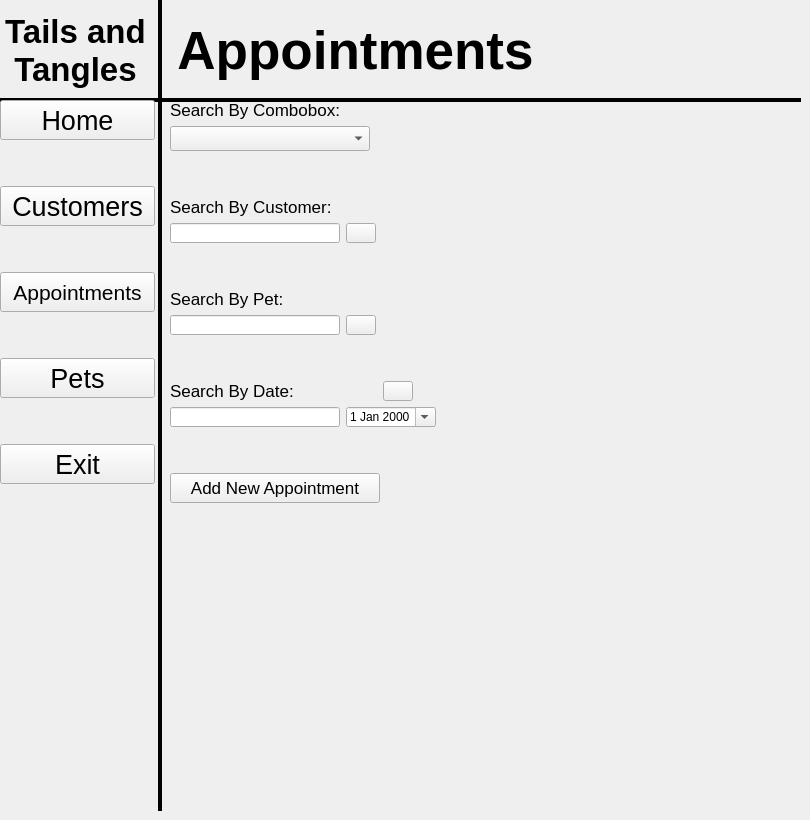
   <widget class="QWidget" name="Appointments1">
    <widget class="QStackedWidget" name="stackedWidget_2">
     <property name="geometry">
      <rect>
       <x>0</x>
       <y>0</y>
       <width>801</width>
       <height>811</height>
      </rect>
     </property>
     <widget class="QWidget" name="Home_2">
      <widget class="Line" name="line_3">
       <property name="geometry">
        <rect>
         <x>-10</x>
         <y>70</y>
         <width>931</width>
         <height>61</height>
        </rect>
       </property>
       <property name="frameShadow">
        <enum>QFrame::Plain</enum>
       </property>
       <property name="lineWidth">
        <number>4</number>
       </property>
       <property name="orientation">
        <enum>Qt::Horizontal</enum>
       </property>
      </widget>
      <widget class="Line" name="line_4">
       <property name="geometry">
        <rect>
         <x>150</x>
         <y>-150</y>
         <width>20</width>
         <height>1051</height>
        </rect>
       </property>
       <property name="frameShadow">
        <enum>QFrame::Plain</enum>
       </property>
       <property name="lineWidth">
        <number>4</number>
       </property>
       <property name="orientation">
        <enum>Qt::Vertical</enum>
       </property>
      </widget>
      <widget class="QLabel" name="label_2">
       <property name="geometry">
        <rect>
         <x>0</x>
         <y>10</y>
         <width>151</width>
         <height>81</height>
        </rect>
       </property>
       <property name="font">
        <font>
         <pointsize>25</pointsize>
         <weight>75</weight>
         <bold>true</bold>
        </font>
       </property>
       <property name="text">
        <string>Tails and Tangles</string>
       </property>
       <property name="alignment">
        <set>Qt::AlignCenter</set>
       </property>
       <property name="wordWrap">
        <bool>true</bool>
       </property>
      </widget>
      <widget class="QWidget" name="layoutWidget">
       <property name="geometry">
        <rect>
         <x>0</x>
         <y>100</y>
         <width>159</width>
         <height>678</height>
        </rect>
       </property>
       <layout class="QVBoxLayout" name="verticalLayout_3">
        <item>
         <layout class="QVBoxLayout" name="verticalLayout_4">
          <item>
           <widget class="QPushButton" name="HomeButton_AppointmentsPage1">
            <property name="minimumSize">
             <size>
              <width>155</width>
              <height>40</height>
             </size>
            </property>
            <property name="maximumSize">
             <size>
              <width>155</width>
              <height>40</height>
             </size>
            </property>
            <property name="font">
             <font>
              <pointsize>20</pointsize>
              <weight>50</weight>
              <bold>false</bold>
             </font>
            </property>
            <property name="text">
             <string>Home</string>
            </property>
           </widget>
          </item>
          <item>
           <spacer name="verticalSpacer_7">
            <property name="orientation">
             <enum>Qt::Vertical</enum>
            </property>
            <property name="sizeHint" stdset="0">
             <size>
              <width>20</width>
              <height>40</height>
             </size>
            </property>
           </spacer>
          </item>
          <item>
           <widget class="QPushButton" name="CustomersButton_AppointmentsPage1">
            <property name="minimumSize">
             <size>
              <width>155</width>
              <height>40</height>
             </size>
            </property>
            <property name="maximumSize">
             <size>
              <width>155</width>
              <height>40</height>
             </size>
            </property>
            <property name="font">
             <font>
              <pointsize>20</pointsize>
              <weight>50</weight>
              <bold>false</bold>
             </font>
            </property>
            <property name="text">
             <string>Customers</string>
            </property>
           </widget>
          </item>
          <item>
           <spacer name="verticalSpacer_8">
            <property name="orientation">
             <enum>Qt::Vertical</enum>
            </property>
            <property name="sizeHint" stdset="0">
             <size>
              <width>20</width>
              <height>40</height>
             </size>
            </property>
           </spacer>
          </item>
          <item>
           <widget class="QPushButton" name="AppointmentButton_AppointmentsPage1">
            <property name="minimumSize">
             <size>
              <width>155</width>
              <height>40</height>
             </size>
            </property>
            <property name="maximumSize">
             <size>
              <width>155</width>
              <height>40</height>
             </size>
            </property>
            <property name="font">
             <font>
              <pointsize>16</pointsize>
              <weight>50</weight>
              <bold>false</bold>
             </font>
            </property>
            <property name="text">
             <string>Appointments</string>
            </property>
           </widget>
          </item>
          <item>
           <spacer name="verticalSpacer_9">
            <property name="orientation">
             <enum>Qt::Vertical</enum>
            </property>
            <property name="sizeHint" stdset="0">
             <size>
              <width>20</width>
              <height>40</height>
             </size>
            </property>
           </spacer>
          </item>
          <item>
           <widget class="QPushButton" name="PetsButton_AppointmentsPage1">
            <property name="minimumSize">
             <size>
              <width>155</width>
              <height>40</height>
             </size>
            </property>
            <property name="maximumSize">
             <size>
              <width>155</width>
              <height>40</height>
             </size>
            </property>
            <property name="font">
             <font>
              <pointsize>20</pointsize>
              <weight>50</weight>
              <bold>false</bold>
             </font>
            </property>
            <property name="text">
             <string>Pets</string>
            </property>
           </widget>
          </item>
          <item>
           <spacer name="verticalSpacer_10">
            <property name="orientation">
             <enum>Qt::Vertical</enum>
            </property>
            <property name="sizeHint" stdset="0">
             <size>
              <width>20</width>
              <height>40</height>
             </size>
            </property>
           </spacer>
          </item>
          <item>
           <widget class="QPushButton" name="ExitButton_AppointmentsPage1">
            <property name="minimumSize">
             <size>
              <width>155</width>
              <height>40</height>
             </size>
            </property>
            <property name="maximumSize">
             <size>
              <width>155</width>
              <height>40</height>
             </size>
            </property>
            <property name="font">
             <font>
              <pointsize>20</pointsize>
              <weight>50</weight>
              <bold>false</bold>
             </font>
            </property>
            <property name="text">
             <string>Exit</string>
            </property>
           </widget>
          </item>
         </layout>
        </item>
        <item>
         <spacer name="verticalSpacer_11">
          <property name="orientation">
           <enum>Qt::Vertical</enum>
          </property>
          <property name="sizeHint" stdset="0">
           <size>
            <width>20</width>
            <height>40</height>
           </size>
          </property>
         </spacer>
        </item>
       </layout>
      </widget>
      <widget class="QLabel" name="label_7">
       <property name="geometry">
        <rect>
         <x>160</x>
         <y>10</y>
         <width>391</width>
         <height>81</height>
        </rect>
       </property>
       <property name="font">
        <font>
         <pointsize>40</pointsize>
         <weight>75</weight>
         <bold>true</bold>
        </font>
       </property>
       <property name="text">
        <string>Appointments</string>
       </property>
       <property name="alignment">
        <set>Qt::AlignCenter</set>
       </property>
       <property name="wordWrap">
        <bool>true</bool>
       </property>
      </widget>
      <widget class="QWidget" name="layoutWidget_3">
       <property name="geometry">
        <rect>
         <x>170</x>
         <y>100</y>
         <width>281</width>
         <height>541</height>
        </rect>
       </property>
       <layout class="QVBoxLayout" name="verticalLayout_20">
        <property name="sizeConstraint">
         <enum>QLayout::SetMinAndMaxSize</enum>
        </property>
        <item>
         <layout class="QVBoxLayout" name="verticalLayout_21">
          <item>
           <layout class="QVBoxLayout" name="verticalLayout_22">
            <item>
             <widget class="QLabel" name="label_16">
              <property name="minimumSize">
               <size>
                <width>170</width>
                <height>20</height>
               </size>
              </property>
              <property name="maximumSize">
               <size>
                <width>170</width>
                <height>20</height>
               </size>
              </property>
              <property name="font">
               <font>
                <pointsize>13</pointsize>
               </font>
              </property>
              <property name="text">
               <string>Search By Combobox:</string>
              </property>
             </widget>
            </item>
            <item>
             <layout class="QHBoxLayout" name="horizontalLayout_7">
              <item>
               <widget class="QComboBox" name="SearchAppointmentComboBox">
                <property name="minimumSize">
                 <size>
                  <width>200</width>
                  <height>25</height>
                 </size>
                </property>
                <property name="maximumSize">
                 <size>
                  <width>200</width>
                  <height>25</height>
                 </size>
                </property>
                <property name="font">
                 <font>
                  <pointsize>11</pointsize>
                 </font>
                </property>
               </widget>
              </item>
              <item>
               <spacer name="horizontalSpacer_5">
                <property name="orientation">
                 <enum>Qt::Horizontal</enum>
                </property>
                <property name="sizeHint" stdset="0">
                 <size>
                  <width>40</width>
                  <height>20</height>
                 </size>
                </property>
               </spacer>
              </item>
             </layout>
            </item>
           </layout>
          </item>
          <item>
           <layout class="QHBoxLayout" name="horizontalLayout_8">
            <item>
             <layout class="QVBoxLayout" name="verticalLayout_23">
              <item>
               <spacer name="verticalSpacer_37">
                <property name="orientation">
                 <enum>Qt::Vertical</enum>
                </property>
                <property name="sizeHint" stdset="0">
                 <size>
                  <width>20</width>
                  <height>40</height>
                 </size>
                </property>
               </spacer>
              </item>
              <item>
               <widget class="QLabel" name="label_17">
                <property name="minimumSize">
                 <size>
                  <width>170</width>
                  <height>20</height>
                 </size>
                </property>
                <property name="maximumSize">
                 <size>
                  <width>170</width>
                  <height>20</height>
                 </size>
                </property>
                <property name="font">
                 <font>
                  <pointsize>13</pointsize>
                 </font>
                </property>
                <property name="text">
                 <string>Search By Customer:</string>
                </property>
               </widget>
              </item>
              <item>
               <widget class="QLineEdit" name="SearchByCustomerLineEdit">
                <property name="minimumSize">
                 <size>
                  <width>170</width>
                  <height>20</height>
                 </size>
                </property>
                <property name="maximumSize">
                 <size>
                  <width>170</width>
                  <height>20</height>
                 </size>
                </property>
                <property name="font">
                 <font>
                  <pointsize>12</pointsize>
                 </font>
                </property>
               </widget>
              </item>
             </layout>
            </item>
            <item>
             <layout class="QVBoxLayout" name="verticalLayout_24">
              <item>
               <spacer name="verticalSpacer_29">
                <property name="orientation">
                 <enum>Qt::Vertical</enum>
                </property>
                <property name="sizeHint" stdset="0">
                 <size>
                  <width>20</width>
                  <height>40</height>
                 </size>
                </property>
               </spacer>
              </item>
              <item>
               <widget class="QPushButton" name="SearchByCustomerButton">
                <property name="minimumSize">
                 <size>
                  <width>30</width>
                  <height>20</height>
                 </size>
                </property>
                <property name="maximumSize">
                 <size>
                  <width>30</width>
                  <height>20</height>
                 </size>
                </property>
                <property name="text">
                 <string/>
                </property>
               </widget>
              </item>
             </layout>
            </item>
            <item>
             <spacer name="horizontalSpacer_10">
              <property name="orientation">
               <enum>Qt::Horizontal</enum>
              </property>
              <property name="sizeHint" stdset="0">
               <size>
                <width>40</width>
                <height>20</height>
               </size>
              </property>
             </spacer>
            </item>
           </layout>
          </item>
         </layout>
        </item>
        <item>
         <layout class="QHBoxLayout" name="horizontalLayout_9">
          <item>
           <layout class="QVBoxLayout" name="verticalLayout_25">
            <item>
             <spacer name="verticalSpacer_38">
              <property name="orientation">
               <enum>Qt::Vertical</enum>
              </property>
              <property name="sizeHint" stdset="0">
               <size>
                <width>20</width>
                <height>40</height>
               </size>
              </property>
             </spacer>
            </item>
            <item>
             <widget class="QLabel" name="label_18">
              <property name="minimumSize">
               <size>
                <width>170</width>
                <height>20</height>
               </size>
              </property>
              <property name="maximumSize">
               <size>
                <width>170</width>
                <height>20</height>
               </size>
              </property>
              <property name="font">
               <font>
                <pointsize>13</pointsize>
               </font>
              </property>
              <property name="text">
               <string>Search By Pet:</string>
              </property>
             </widget>
            </item>
            <item>
             <widget class="QLineEdit" name="SearchByPetLineEdit">
              <property name="minimumSize">
               <size>
                <width>170</width>
                <height>20</height>
               </size>
              </property>
              <property name="maximumSize">
               <size>
                <width>170</width>
                <height>20</height>
               </size>
              </property>
              <property name="font">
               <font>
                <pointsize>12</pointsize>
               </font>
              </property>
             </widget>
            </item>
           </layout>
          </item>
          <item>
           <layout class="QVBoxLayout" name="verticalLayout_26">
            <item>
             <spacer name="verticalSpacer_39">
              <property name="orientation">
               <enum>Qt::Vertical</enum>
              </property>
              <property name="sizeHint" stdset="0">
               <size>
                <width>20</width>
                <height>40</height>
               </size>
              </property>
             </spacer>
            </item>
            <item>
             <widget class="QPushButton" name="SearchByPetButton">
              <property name="maximumSize">
               <size>
                <width>30</width>
                <height>20</height>
               </size>
              </property>
              <property name="text">
               <string/>
              </property>
             </widget>
            </item>
           </layout>
          </item>
          <item>
           <spacer name="horizontalSpacer_6">
            <property name="orientation">
             <enum>Qt::Horizontal</enum>
            </property>
            <property name="sizeHint" stdset="0">
             <size>
              <width>40</width>
              <height>20</height>
             </size>
            </property>
           </spacer>
          </item>
         </layout>
        </item>
        <item>
         <layout class="QHBoxLayout" name="horizontalLayout_10"/>
        </item>
        <item>
         <layout class="QVBoxLayout" name="verticalLayout_27">
          <item>
           <layout class="QHBoxLayout" name="horizontalLayout_11">
            <item>
             <layout class="QVBoxLayout" name="verticalLayout_28">
              <item>
               <spacer name="verticalSpacer_41">
                <property name="orientation">
                 <enum>Qt::Vertical</enum>
                </property>
                <property name="sizeHint" stdset="0">
                 <size>
                  <width>20</width>
                  <height>40</height>
                 </size>
                </property>
               </spacer>
              </item>
              <item>
               <widget class="QLabel" name="label_19">
                <property name="minimumSize">
                 <size>
                  <width>170</width>
                  <height>20</height>
                 </size>
                </property>
                <property name="maximumSize">
                 <size>
                  <width>170</width>
                  <height>20</height>
                 </size>
                </property>
                <property name="font">
                 <font>
                  <pointsize>13</pointsize>
                 </font>
                </property>
                <property name="text">
                 <string>Search By Date:</string>
                </property>
               </widget>
              </item>
              <item>
               <widget class="QLineEdit" name="SearchByDateLineEdit">
                <property name="minimumSize">
                 <size>
                  <width>170</width>
                  <height>20</height>
                 </size>
                </property>
                <property name="maximumSize">
                 <size>
                  <width>170</width>
                  <height>20</height>
                 </size>
                </property>
                <property name="font">
                 <font>
                  <pointsize>12</pointsize>
                 </font>
                </property>
               </widget>
              </item>
             </layout>
            </item>
            <item>
             <layout class="QVBoxLayout" name="verticalLayout_29">
              <item>
               <spacer name="verticalSpacer_42">
                <property name="orientation">
                 <enum>Qt::Vertical</enum>
                </property>
                <property name="sizeHint" stdset="0">
                 <size>
                  <width>20</width>
                  <height>40</height>
                 </size>
                </property>
               </spacer>
              </item>
              <item>
               <layout class="QHBoxLayout" name="horizontalLayout_12">
                <item>
                 <spacer name="horizontalSpacer_7">
                  <property name="orientation">
                   <enum>Qt::Horizontal</enum>
                  </property>
                  <property name="sizeHint" stdset="0">
                   <size>
                    <width>40</width>
                    <height>20</height>
                   </size>
                  </property>
                 </spacer>
                </item>
                <item>
                 <widget class="QPushButton" name="SearchByDateButton">
                  <property name="maximumSize">
                   <size>
                    <width>30</width>
                    <height>20</height>
                   </size>
                  </property>
                  <property name="text">
                   <string/>
                  </property>
                 </widget>
                </item>
                <item>
                 <spacer name="horizontalSpacer_9">
                  <property name="orientation">
                   <enum>Qt::Horizontal</enum>
                  </property>
                  <property name="sizeHint" stdset="0">
                   <size>
                    <width>40</width>
                    <height>20</height>
                   </size>
                  </property>
                 </spacer>
                </item>
               </layout>
              </item>
              <item>
               <widget class="QDateEdit" name="dateEdit">
                <property name="minimumSize">
                 <size>
                  <width>90</width>
                  <height>20</height>
                 </size>
                </property>
                <property name="maximumSize">
                 <size>
                  <width>90</width>
                  <height>20</height>
                 </size>
                </property>
                <property name="calendarPopup">
                 <bool>true</bool>
                </property>
               </widget>
              </item>
             </layout>
            </item>
           </layout>
          </item>
          <item>
           <spacer name="verticalSpacer_27">
            <property name="orientation">
             <enum>Qt::Vertical</enum>
            </property>
            <property name="sizeHint" stdset="0">
             <size>
              <width>20</width>
              <height>40</height>
             </size>
            </property>
           </spacer>
          </item>
          <item>
           <widget class="QPushButton" name="AddNewAppointmentPageButton_Appointment1Page">
            <property name="minimumSize">
             <size>
              <width>210</width>
              <height>30</height>
             </size>
            </property>
            <property name="maximumSize">
             <size>
              <width>210</width>
              <height>30</height>
             </size>
            </property>
            <property name="font">
             <font>
              <pointsize>13</pointsize>
             </font>
            </property>
            <property name="text">
             <string>Add New Appointment</string>
            </property>
           </widget>
          </item>
         </layout>
        </item>
        <item>
         <spacer name="verticalSpacer">
          <property name="orientation">
           <enum>Qt::Vertical</enum>
          </property>
          <property name="sizeHint" stdset="0">
           <size>
            <width>20</width>
            <height>40</height>
           </size>
          </property>
         </spacer>
        </item>
        <item>
         <spacer name="verticalSpacer_31">
          <property name="orientation">
           <enum>Qt::Vertical</enum>
          </property>
          <property name="sizeHint" stdset="0">
           <size>
            <width>20</width>
            <height>40</height>
           </size>
          </property>
         </spacer>
        </item>
       </layout>
      </widget>
      <widget class="QLabel" name="AppointmentsPrintLabel">
       <property name="geometry">
        <rect>
         <x>420</x>
         <y>110</y>
         <width>380</width>
         <height>680</height>
        </rect>
       </property>
       <property name="minimumSize">
        <size>
         <width>380</width>
         <height>680</height>
        </size>
       </property>
       <property name="maximumSize">
        <size>
         <width>380</width>
         <height>680</height>
        </size>
       </property>
       <property name="font">
        <font>
         <pointsize>14</pointsize>
        </font>
       </property>
       <property name="text">
        <string/>
       </property>
       <property name="alignment">
        <set>Qt::AlignLeading|Qt::AlignLeft|Qt::AlignTop</set>
       </property>
       <property name="wordWrap">
        <bool>true</bool>
       </property>
      </widget>
     </widget>
     <widget class="QWidget" name="Appointments1_2"/>
     <widget class="QWidget" name="Appointments2_2"/>
     <widget class="QWidget" name="Customers_2"/>
     <widget class="QWidget" name="Pets_2"/>
    </widget>
   </widget>
